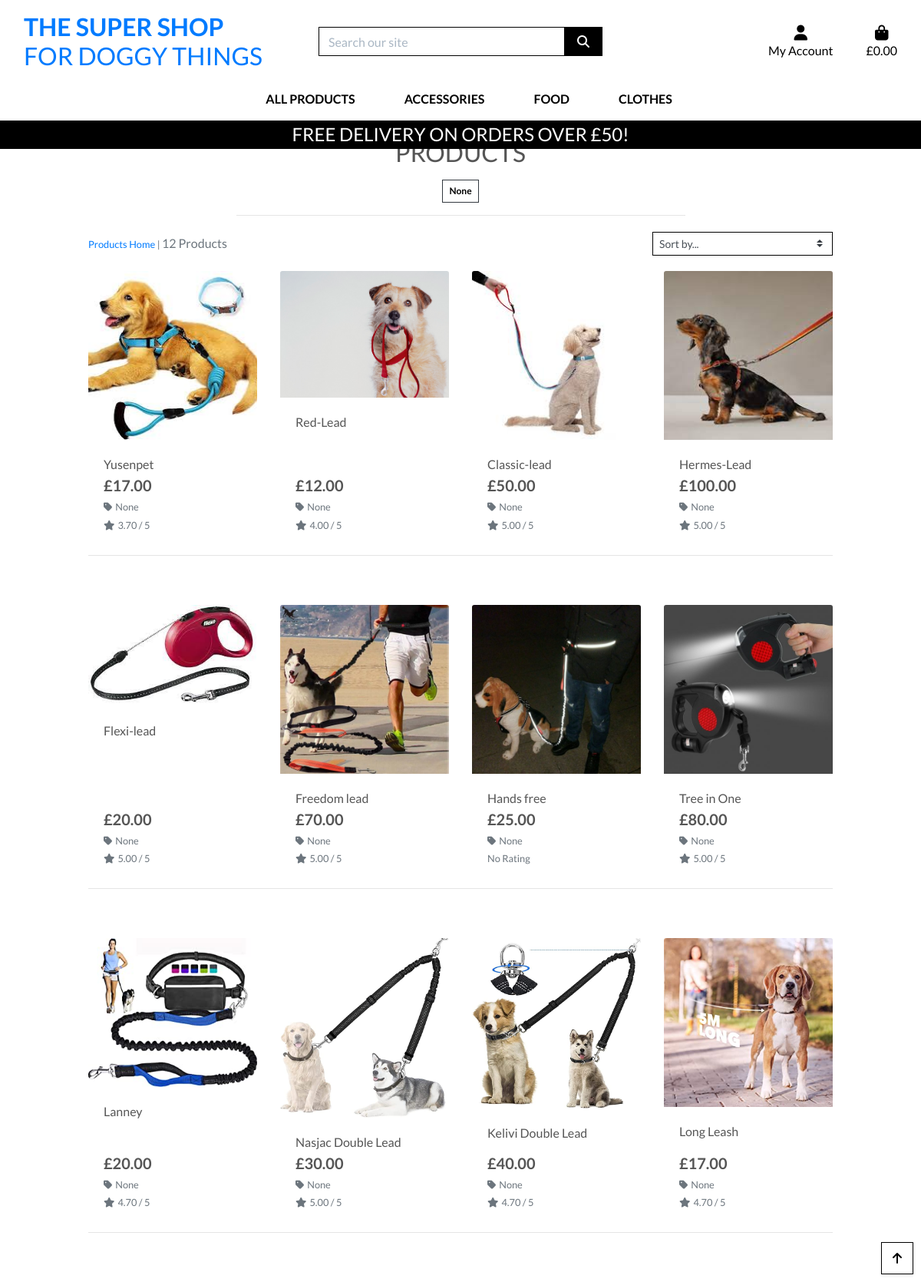
The page /products/?category=Leads on the database its author committed.
### products/models.py (models this page shows, shortened)
class Category(models.Model):
    class Meta:
        verbose_name_plural = 'Categories'
    name = models.CharField(max_length=254)
    friendly_name = models.CharField(max_length=254, null=True, blank=True)

class Product(models.Model):
    category = models.ForeignKey('Category', null=True, blank=True, on_delete=models.SET_NULL)
    sku = models.CharField(max_length=254, null=True, blank=True)
    name = models.CharField(max_length=254)
    description = models.TextField()
    has_sizes = models.BooleanField(default=False, null=True, blank=True)
    price = models.DecimalField(max_digits=6, decimal_places=2)
    rating = models.DecimalField(max_digits=6, decimal_places=2, null=True, blank=True)
    image_url = models.URLField(max_length=1024, null=True, blank=True)
    image = models.ImageField(null=True, blank=True)

### products/views.py (the view, shortened to what this page needs)
# urls.py: path('', views.all_products, name='products'),
def all_products(request):
    products = Product.objects.all()
    query = None
    categories = None
    sort = None
    direction = None
    if request.GET:
        if 'category' in request.GET:
            categories = request.GET['category'].split(',')
            products = products.filter(category__name__in=categories)
            categories = Category.objects.filter(name__in=categories)
    current_sorting = f'{sort}_{direction}'
    context = {
        'products': products,
        'search_term': query,
        'current_categories': categories,
        'current_sorting': current_sorting,
    }
    return render(request, 'products/products.html', context)

### bag/contexts.py (called while the page is built, shortened)
def bag_contents(request):
    bag_items = []
    total = 0
    product_count = 0
    bag = request.session.get('bag', {})
    if total < settings.FREE_DELIVERY_THRESHOLD:
        delivery = total * Decimal(settings.STANDARD_DELIVERY_PERCENTAGE / 100)
        free_delivery_delta = settings.FREE_DELIVERY_THRESHOLD - total
    else:
        delivery = 0
        free_delivery_delta = 0
    grand_total = delivery + total
    context = {
        'bag_items': bag_items,
        'total': total,
        'product_count': product_count,
        'delivery': delivery,
        'free_delivery_delta': free_delivery_delta,
        'free_delivery_threshold': settings.FREE_DELIVERY_THRESHOLD,
        'grand_total': grand_total,
    }
    return context

### products/templates/products/products.html (shortened to what this page needs)
{% extends "base.html" %}
{% load static %}
{% block page_header %}
    <div class="container header-container">
    </div>
{% endblock %}
{% block content %}
    <div class="overlay"></div>
    <div class="container-fluid">
        <div class="row">
            <div class="col text-center mt-3">
                <h2 class="logo-font">Products</h2>
                {% for c in current_categories %}
                    <a class="category-badge text-decoration-none" href="{% url 'products' %}?category={{ c.name }}">
                        <span class="p-2 mt-2 badge badge-white text-black rounded-0 border border-dark">{{ c.friendly_name }}</span>
                    </a>
                {% endfor %}
                <hr class="w-50 mb-1">
            </div>
        </div>
        <div class="row">
            <div class="product-container col-10 offset-1">
                <div class="row mt-1 mb-2">
                    <div class="col-12 col-md-6 my-auto order-md-last d-flex justify-content-center justify-content-md-end">
                        <div class="sort-select-wrapper w-50">
                            <select id="sort-selector" class="custom-select custom-select-sm rounded-0 border border-{% if current_sorting != 'None_None' %}info{% else %}black{% endif %}">
                                <option value="reset" {% if current_sorting == 'None_None' %}selected{% endif %}>Sort by...</option>
                            </select>
                        </div>
                    </div>
                    <div class="col-12 col-md-6 order-md-first">
                        <p class="text-muted mt-3 text-center text-md-left">
                            {% if search_term or current_categories or current_sorting != 'None_None' %}
                                <span class="small"><a href="{% url 'products' %}">Products Home</a> | </span>
                            {% endif %}
                            {{ products|length }} Products{% if search_term %} found for <strong>"{{ search_term }}"</strong>{% endif %}
                        </p>
                    </div>
                </div>
                <div class="row">
                    {% for product in products %}
                        <div class="col-sm-6 col-md-6 col-lg-4 col-xl-3">
                            <div class="card h-100 border-0">
                                {% if product.image %}
                                <a href="{% url 'product_detail' product.id %}">
                                    <img class="card-img-top img-fluid" src="{{ product.image.url }}" alt="{{ product.name }}">
                                </a>
                                {% else %}
                                <a href="{% url 'product_detail' product.id %}">
                                    <img class="card-img-top img-fluid" src="{{ MEDIA_URL }}noimage.png" alt="{{ product.name }}">
                                </a>
                                {% endif %}
                                <div class="card-body pb-0">
                                    <p class="mb-0">{{ product.name }}</p>
                                </div>
                                <div class="card-footer bg-white pt-0 border-0 text-left">
                                    <div class="row">
                                        <div class="col">
                                            <p class="lead mb-0 text-left font-weight-bold">&pound;{{ product.price }}</p>
                                            {% if product.category %}
                                            <p class="small mt-1 mb-0">
                                                <a class="text-muted" href="{% url 'products' %}?category={{ product.category.name }}">
                                                    <i class="fas fa-tag mr-1"></i>{{ product.category.friendly_name }}
                                                </a>
                                            </p>
                                            {% endif %}
                                            {% if product.rating %}
                                                <small class="text-muted"><i class="fas fa-star mr-1"></i>{{ product.rating }} / 5</small>
                                            {% else %}
                                                <small class="text-muted">No Rating</small>
                                            {% endif %}
                                        </div>
                                    </div>
                                </div>
                            </div>
                        </div>
                        {% if forloop.counter|divisibleby:4 %}
                            <div class="col-12 d-none d-xl-block mb-5">
                                <hr>
                            </div>
                        {% endif %}
                    {% endfor %}
                </div>
            </div>
        </div>
    </div>
    <div class="btt-button shadow-sm rounded-0 border border-black">
        <a class="btt-link d-flex h-100">
            <i class="fas fa-arrow-up text-black mx-auto my-auto"></i>
        </a>
    </div>
{% endblock %}

### static/css/base.css (style rules this page uses)
html { height: 100%; }
body { background-size: cover; height: calc(100vh - 164px); color: #555; font-family: 'Lato'; }
.logo-font { text-transform: uppercase; }
.text-black { color: #000 !important; }
.border-black { border: 1px solid black !important; }
.overlay { height: 100%; width: 100%; top: 0; left: 0; position: fixed; background: white; z-index: -1; }
.btt-button { height: 42px; width: 42px; position: fixed; bottom: 10px; right: 10px; }
.btt-link, .update-link, .remove-item { cursor: pointer; }
@media (min-width: 1200px) { .container { max-width: 80%; } }
@media (min-width: 992px) { .header-container { padding-top: 164px; } }

### rows shown on the page
Category: friendly_name "None"
Product: image (picture), name "Yusenpet", price "17.00", category.friendly_name "None", rating "3.70"
Product: image (picture), name "Red-Lead", price "12.00", category.friendly_name "None", rating "4.00"
Product: image (picture), name "Classic-lead", price "50.00", category.friendly_name "None", rating "5.00"
Product: image (picture), name "Hermes-Lead", price "100.00", category.friendly_name "None", rating "5.00"
Product: image (picture), name "Flexi-lead", price "20.00", category.friendly_name "None", rating "5.00"
Product: image (picture), name "Freedom lead", price "70.00", category.friendly_name "None", rating "5.00"
Product: image (picture), name "Hands free", price "25.00", category.friendly_name "None", shows "No Rating"
Product: image (picture), name "Tree in One", price "80.00", category.friendly_name "None", rating "5.00"
Product: image (picture), name "Lanney", price "20.00", category.friendly_name "None", rating "4.70"
Product: image (picture), name "Nasjac Double Lead", price "30.00", category.friendly_name "None", rating "5.00"
Product: image (picture), name "Kelivi Double Lead", price "40.00", category.friendly_name "None", rating "4.70"
Product: image (picture), name "Long Leash", price "17.00", category.friendly_name "None", rating "4.70"

### other values the page prints
{{ free_delivery_threshold }} "50"
{{ products|length }} "12"
